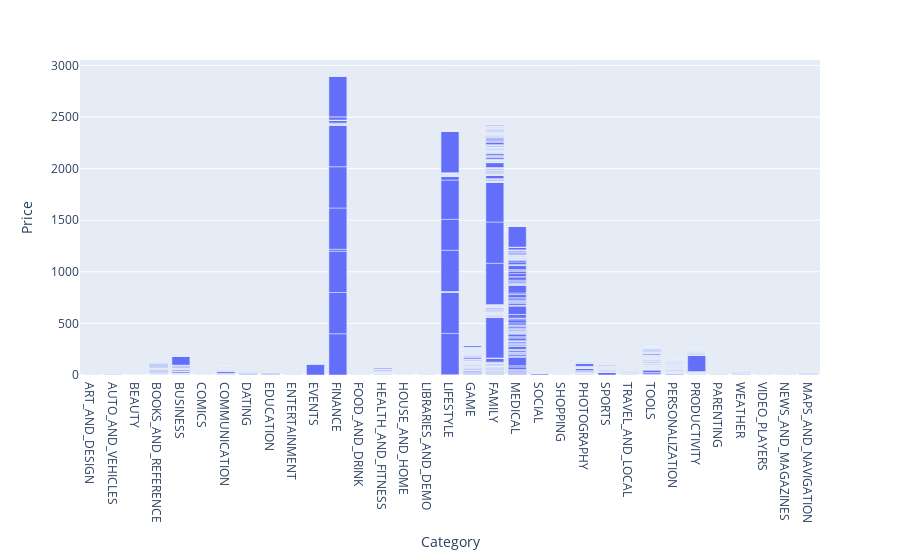

This figure's notebook cell:
### Markdown cell above
# Game is the category where users are the most involved and write review.

### Code cell
fig = px.bar(playstore,x='Category',y='Price')
fig.show()

### Figure 1 — Plotly figure (JSON) as saved in the notebook; plotly's stock layout.template omitted (floating-point values rounded to 4 significant figures; data arrays with more than 128 entries replaced by an {"elided": "..."} marker saying what was removed)
{"data": [{"alignmentgroup": "True", "hovertemplate": "Category=%{x}<br>Price=%{y}<extra></extra>", "legendgroup": "", "marker": {"color": "#636efa", "pattern": {"shape": ""}}, "name": "", "offsetgroup": "", "orientation": "v", "showlegend": false, "textposition": "auto", "type": "bar", "x": {"elided": "10840 str values"}, "xaxis": "x", "y": {"elided": "10840 float values"}, "yaxis": "y"}], "layout": {"barmode": "relative", "legend": {"tracegroupgap": 0}, "margin": {"t": 60}, "xaxis": {"anchor": "y", "domain": [0, 1], "title": {"text": "Category"}}, "yaxis": {"anchor": "x", "domain": [0, 1], "title": {"text": "Price"}}}}
